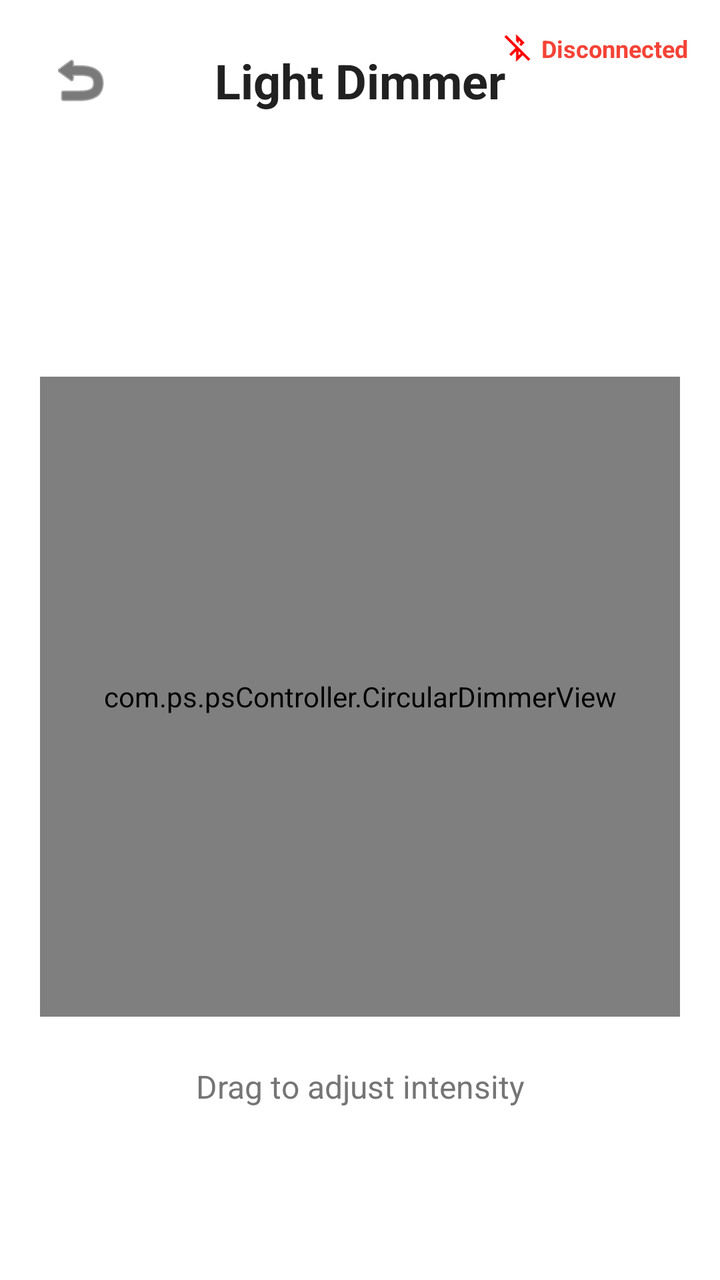
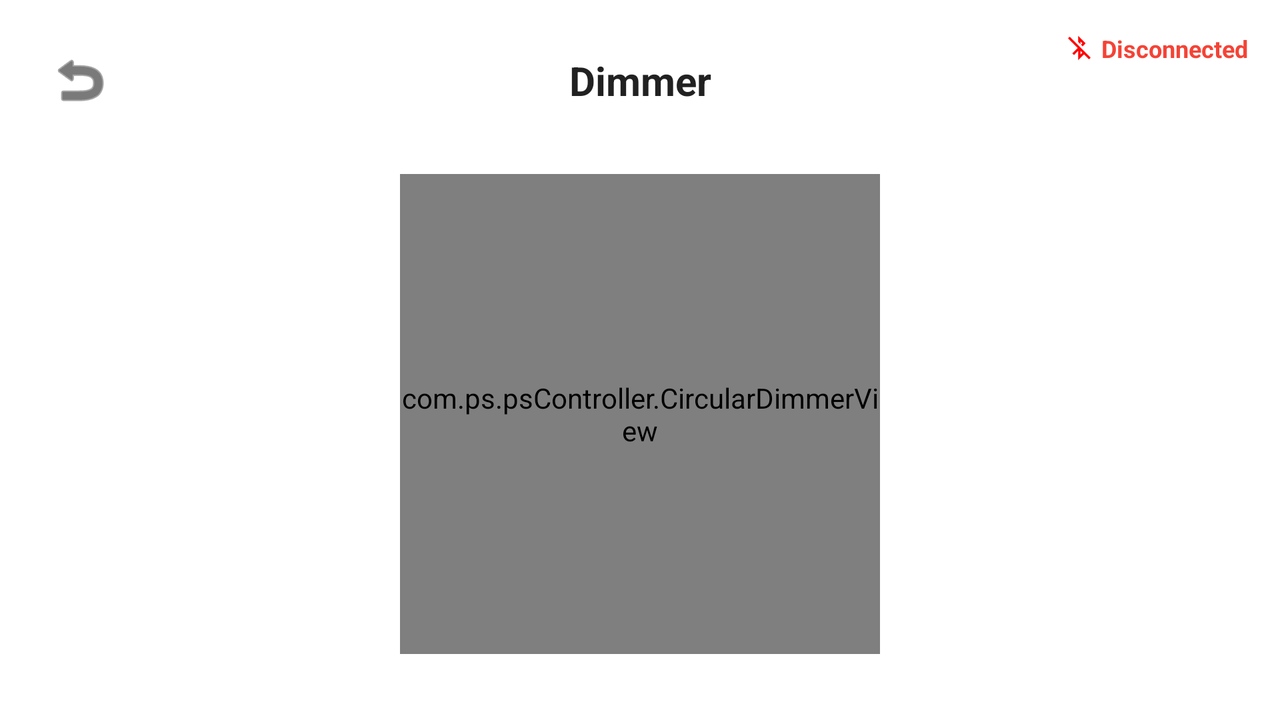

One screen, two layout resources from the same app: the default and the repository's alternative for another configuration. Each is rendered where Android would select it; the XML of both is given below.
<!-- AndroidManifest.xml: application theme Theme.KNSS -->
<!-- res/layout/dimmer_slider.xml -->
<?xml version="1.0" encoding="utf-8"?>
<androidx.constraintlayout.widget.ConstraintLayout xmlns:android="http://schemas.android.com/apk/res/android"
    xmlns:app="http://schemas.android.com/apk/res-auto"
    android:layout_width="match_parent"
    android:layout_height="match_parent"
    android:background="#FFFFFF">

    <LinearLayout
        android:id="@+id/statusContainer"
        android:layout_width="wrap_content"
        android:layout_height="wrap_content"
        android:layout_marginTop="16dp"
        android:layout_marginEnd="16dp"
        android:gravity="center_vertical"
        android:orientation="horizontal"
        app:layout_constraintEnd_toEndOf="parent"
        app:layout_constraintTop_toTopOf="parent">

        <ImageView
            android:id="@+id/statusIcon"
            android:layout_width="16dp"
            android:layout_height="16dp"
            android:layout_marginEnd="4dp"
            android:src="@drawable/disconnected" />

        <TextView
            android:id="@+id/connectionStatus"
            android:layout_width="wrap_content"
            android:layout_height="wrap_content"
            android:text="Disconnected"
            android:textColor="#F44336"
            android:textSize="12sp"
            android:textStyle="bold" />
    </LinearLayout>

    <ImageButton
        android:id="@+id/btnBack"
        android:layout_width="48dp"
        android:layout_height="48dp"
        android:layout_marginStart="16dp"
        android:layout_marginTop="16dp"
        android:background="?attr/selectableItemBackgroundBorderless"
        android:src="@android:drawable/ic_menu_revert"
        app:layout_constraintStart_toStartOf="parent"
        app:layout_constraintTop_toTopOf="parent"
        app:tint="#212121" />

    <TextView
        android:id="@+id/title"
        android:layout_width="wrap_content"
        android:layout_height="wrap_content"
        android:text="Light Dimmer"
        android:textColor="#212121"
        android:textSize="24sp"
        android:textStyle="bold"
        app:layout_constraintBottom_toBottomOf="@+id/btnBack"
        app:layout_constraintEnd_toEndOf="parent"
        app:layout_constraintStart_toStartOf="parent"
        app:layout_constraintTop_toTopOf="@+id/btnBack" />

    <com.ps.psController.CircularDimmerView
        android:id="@+id/dimmerView"
        android:layout_width="320dp"
        android:layout_height="320dp"
        app:layout_constraintBottom_toBottomOf="parent"
        app:layout_constraintEnd_toEndOf="parent"
        app:layout_constraintStart_toStartOf="parent"
        app:layout_constraintTop_toBottomOf="@+id/title" />

    <TextView
        android:layout_width="wrap_content"
        android:layout_height="wrap_content"
        android:layout_marginTop="24dp"
        android:text="Drag to adjust intensity"
        android:textColor="#757575"
        android:textSize="16sp"
        app:layout_constraintEnd_toEndOf="parent"
        app:layout_constraintStart_toStartOf="parent"
        app:layout_constraintTop_toBottomOf="@+id/dimmerView" />

</androidx.constraintlayout.widget.ConstraintLayout>
<!-- resources referenced by this layout -->
<resources>
  <!-- drawable disconnected: png bitmap (drawable, 633 bytes) -->
  <style name="Theme.KNSS" parent="Base.Theme.KNSS" />
  <style name="Base.Theme.KNSS" parent="Theme.Material3.DayNight.NoActionBar">
          
          
      </style>
</resources>
<!-- res/layout-land/dimmer_slider.xml (the repository's variant of the layout above) -->
<!-- drawn on the phone turned sideways -->
<?xml version="1.0" encoding="utf-8"?>
<androidx.constraintlayout.widget.ConstraintLayout xmlns:android="http://schemas.android.com/apk/res/android"
    xmlns:app="http://schemas.android.com/apk/res-auto"
    android:layout_width="match_parent"
    android:layout_height="match_parent"
    android:background="#FFFFFF">

    <LinearLayout
        android:id="@+id/statusContainer"
        android:layout_width="wrap_content"
        android:layout_height="wrap_content"
        android:layout_marginTop="16dp"
        android:layout_marginEnd="16dp"
        android:gravity="center_vertical"
        android:orientation="horizontal"
        app:layout_constraintEnd_toEndOf="parent"
        app:layout_constraintTop_toTopOf="parent">

        <ImageView
            android:id="@+id/statusIcon"
            android:layout_width="14dp"
            android:layout_height="14dp"
            android:layout_marginEnd="4dp"
            android:src="@drawable/disconnected" />

        <TextView
            android:id="@+id/connectionStatus"
            android:layout_width="wrap_content"
            android:layout_height="wrap_content"
            android:text="Disconnected"
            android:textColor="#F44336"
            android:textSize="12sp"
            android:textStyle="bold" />
    </LinearLayout>

    <ImageButton
        android:id="@+id/btnBack"
        android:layout_width="48dp"
        android:layout_height="48dp"
        android:layout_marginStart="16dp"
        android:layout_marginTop="16dp"
        android:background="?attr/selectableItemBackgroundBorderless"
        android:src="@android:drawable/ic_menu_revert"
        app:layout_constraintStart_toStartOf="parent"
        app:layout_constraintTop_toTopOf="parent"
        app:tint="#212121" />

    <TextView
        android:id="@+id/title"
        android:layout_width="wrap_content"
        android:layout_height="wrap_content"
        android:text="Dimmer"
        android:textColor="#212121"
        android:textSize="20sp"
        android:textStyle="bold"
        app:layout_constraintBottom_toBottomOf="@+id/btnBack"
        app:layout_constraintEnd_toEndOf="parent"
        app:layout_constraintStart_toStartOf="parent"
        app:layout_constraintTop_toTopOf="@+id/btnBack" />

    <com.ps.psController.CircularDimmerView
        android:id="@+id/dimmerView"
        android:layout_width="240dp"
        android:layout_height="240dp"
        app:layout_constraintBottom_toBottomOf="parent"
        app:layout_constraintEnd_toEndOf="parent"
        app:layout_constraintStart_toStartOf="parent"
        app:layout_constraintTop_toBottomOf="@+id/title" />

</androidx.constraintlayout.widget.ConstraintLayout>
